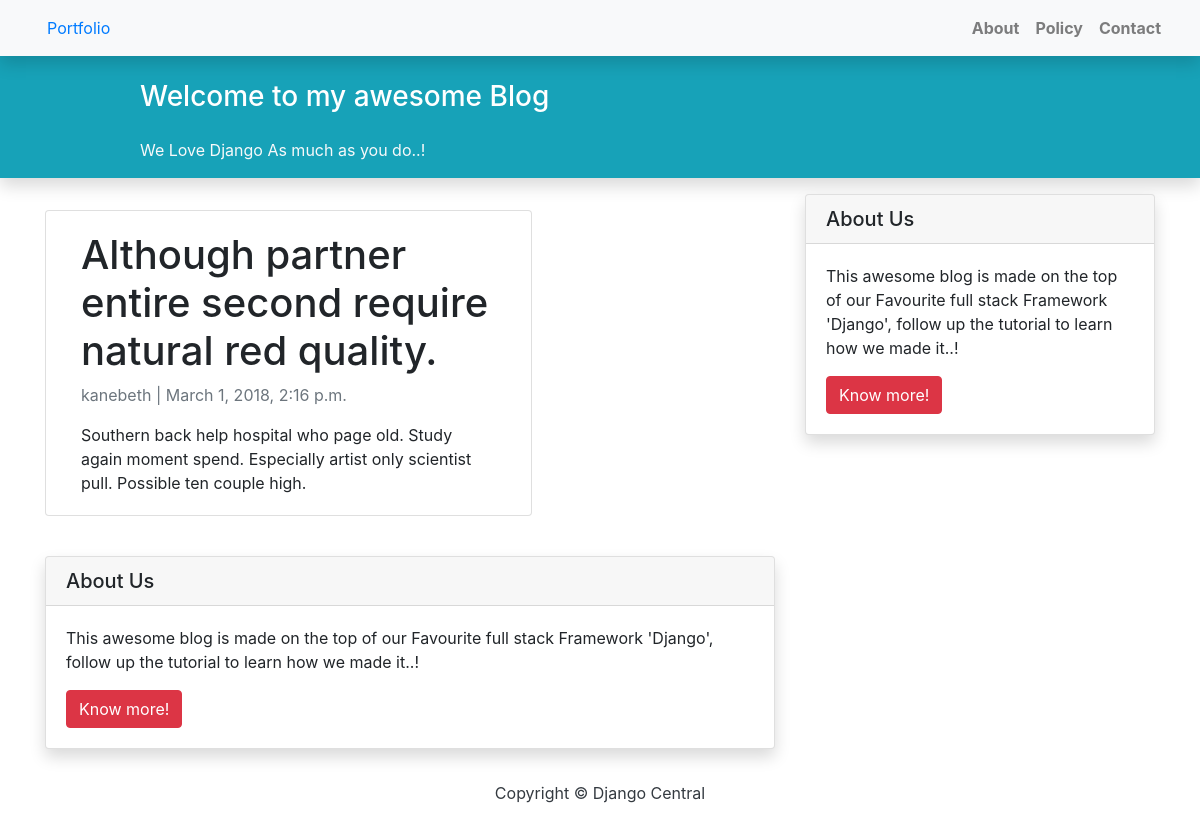
Page /blog/although-partner-entire-second-require-natural-red-quality/ on the committed database.
### blog/models.py (models this page shows, shortened)
class Blog(models.Model):
    STATUS = (
        (0, "Draft"),
        (1, "Publish")
    )
    title = models.CharField(max_length=200, unique=True)
    slug = models.SlugField(max_length=200, unique=True)
    author = models.ForeignKey(User, on_delete=models.CASCADE, related_name='blogs')
    updated_on = models.DateTimeField(auto_now=True)
    content = models.TextField()
    created_on = models.DateTimeField(auto_now_add=True)
    status = models.IntegerField(choices=STATUS, default=0)
    class Meta:
        ordering = ['-created_on']

### blog/views.py (the view)
# urls.py: path('<slug:slug>/', views.BlogDetail.as_view(), name='blog_detail'),
class BlogDetail(generic.DetailView):
    model = Blog

### blog/templates/blog/blog_detail.html
{% extends 'blog/base.html' %} {% block content %}
<div class="container">
  <div class="row">
    <div class="col-md-8 card mb-4  mt-3 left  top">
      <div class="card-body">
        <h1>{% block title %} {{ object.title }} {% endblock title %}</h1>
        <p class=" text-muted">{{ blog.author }} | {{ blog.created_on }}</p>
        <p class="card-text ">{{ object.content | safe }}</p>
      </div>
    </div>
    {% block sidebar %} {% include 'blog/sidebar.html' %} {% endblock sidebar %}
  </div>
</div>
{% endblock content %}

### rows in the picture
Blog: title "Although partner entire second require natural red quality.", author "kanebeth", created_on "March 1, 2018, 2:16 p.m.", content "Southern back help hospital who page old. Study again moment spend. Especially artist only scientist pull. Possible ten couple high."
